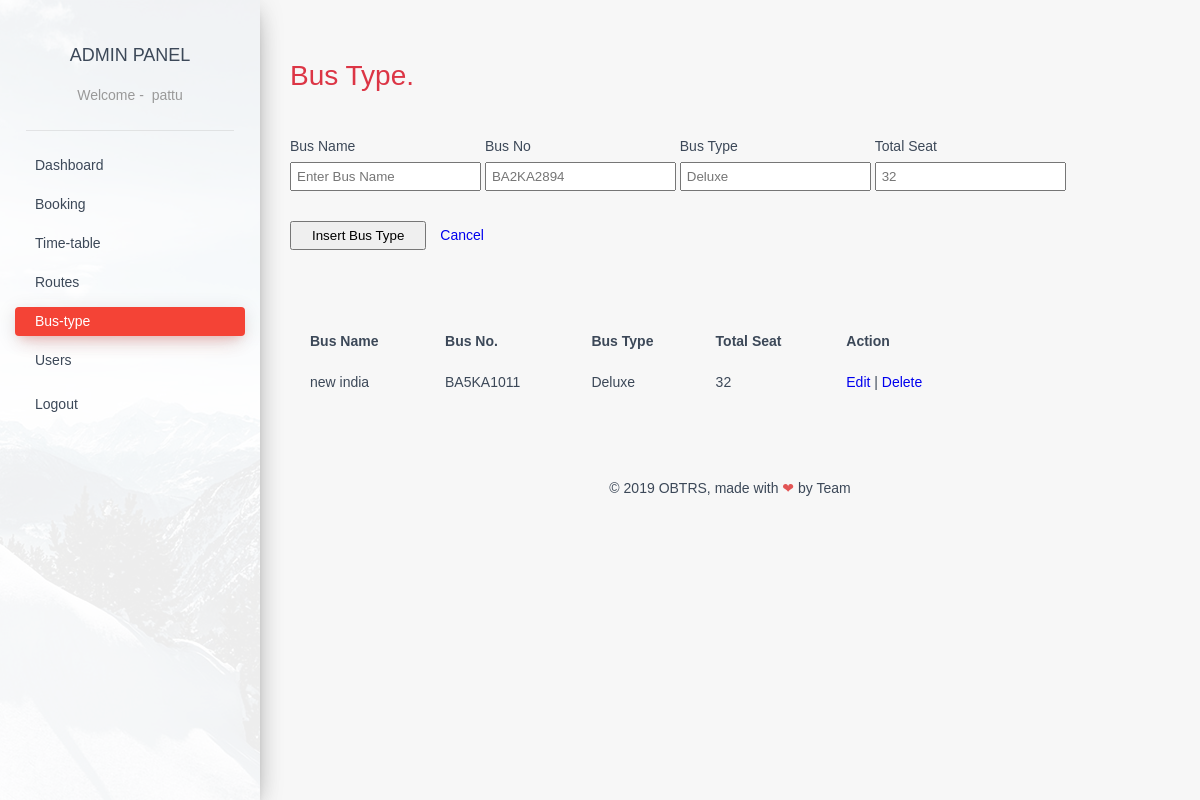
Page /admin/adminpanel/bus-type.php (signed in) on the committed database.
### tables this page shows
CREATE TABLE `bus_detail` (
  `bus_no` varchar(25) NOT NULL,
  `bus_type` varchar(50) NOT NULL,
  `total_seat` int(11) NOT NULL,
  `bus_name` varchar(100) NOT NULL DEFAULT 'new india',
  `staus` int(2) NOT NULL DEFAULT 1
);

### admin/adminpanel/bus-type.php (the view, shortened to what this page needs)
<?php
    include_once '../dbconnect.php';
?>
<!DOCTYPE html>
<html lang="en" class="js csstransitions">
<head>
    <link rel="stylesheet" href="adminpanel-assets/css/style.css" />
    <link rel="stylesheet" href="adminpanel-assets/css/normalize.css" />
</head>
<body>
    <div class="wrapper">
        <div class="sidebar" data-color="red" data-image="../assets/img/sidebar-1.jpg">
            <div class="logo"> <a href="#" class="simple-text">
                    Admin Panel
                    </a>
                    <?php
                        if (isset($_SESSION['usr_id'])) { ?>
                            <span data-hover="Welcome">Welcome - &nbsp;<?php echo $_SESSION['usr_name']; ?>
                            <?php } else { ?>
                            <span data-hover="Welcome">Welcome
                                </span>
                    <?php } ?>
                </span>
            </div>
            <?php
                include 'side-menu.php';
            ?>
            <div class="sidebar-background" style="background-image: url(../admin/assets/img/sidebar-1.jpg);"></div>
        </div>
        <div class="main-panel ps-container ps-theme-default ps-active-y">
            <div class="content">
                <div class="container-fluid">
                    <div class="row" style="margin: 25px 0;">
                        <h1 class="text-danger"> Bus Type.</h1>
            <?php
                if (isset( $_SESSION['user_type'] )) {
                    if($_SESSION['user_type'] == 'admin'){
            ?>
						<form action="<?php echo $_SERVER['PHP_SELF']; ?>" method="post" class="bus_type">
                        <div class="input-group">
                                <label for="busNo" class="required">Bus Name</label>
                                <input type="text" name="bus_name" placeholder="Enter Bus Name" required="required"/>
                            </div>
                            <div class="input-group">
                                <label for="busNo" class="required">Bus No</label>
                                <input type="text" name="busNo" placeholder="BA2KA2894" required="required"/>
                            </div>
                            <div class="input-group">
                                <label for="busType" class="required">Bus Type</label>
                                <input type="text" name="busType" placeholder="Deluxe" required="required"/>
                            </div>
                            <div class="input-group">
                                <label for="totalSeat" class="required">Total Seat</label>
                                <input type="text" name="totalSeat" placeholder="32" required="required"/>
                            </div>
                            <div class="input-group" style="display: block;">
                                <input type="submit" name="insert-bus"value="Insert Bus Type">
                                <a href="bus-type.php" style="margin-left: 10px;">Cancel</a>
                            </div>
                            <br>
                        </form>
            <?php
                    }
                }
            ?>
					</div>
                    <div class="row" style="margin: 25px 0;">
                        <table border="0" cellpadding="0" cellspacing="20" style="margin: 5px 0;">
                            <thead style="text-align: left;">
                                <tr>
                                    <th>Bus Name</th>
                                    <th>Bus No.</th>
                                    <th>Bus Type</th>
                                    <th>Total Seat</th>
                                    <?php
                                        if (isset( $_SESSION['user_type'] )) {
                                            if($_SESSION['user_type'] == 'admin'){
                                                echo "<th>Action</th>";
                                            }
                                        }
                                    ?>
                                </tr>
                            </thead>
                        <?php
                            $sql = "SELECT * from `bus_detail`";
                            $run = mysqli_query($con,$sql);
                            $rows = mysqli_num_rows($run);
                            if($rows>0){
                                while($data = mysqli_fetch_object($run)){
                                    echo "<td>".$data -> bus_name."</td>";
                                    echo "<td>".$data -> bus_no."</td>";
                                    echo "<td>".$data -> bus_type."</td>";
                                    echo "<td>".$data -> total_seat."</td>";
                                    if (isset( $_SESSION['user_type'] )) {
                                        if($_SESSION['user_type'] == 'admin'){
                                            echo "<td><a href = bus_type_edit.php?bus_no=".$data -> bus_no."> Edit </a> |
                                            <a href = bus_type_delete.php?bus_no=".$data -> bus_no."> Delete </a></td>";
                                        }
                                    }
                                }
                            }
                            else{
                                    echo "No data found <br/>";
                                }
                        ?>
                        </table>
					</div>
                </div>
            </div>
            <?php
                include 'footer.php';
            ?>
        </div>
    </div>
</body>
</html>

### admin/adminpanel/adminpanel-assets/css/style.css (style rules this page uses)
* { margin: 0; padding: 0; }
* { -webkit-box-sizing: border-box; box-sizing: border-box; }
body { background: #f7f7f7; font-size: 14px; color: #3C4858; }
.js.csstransitions body { opacity: 0; -webkit-transition: opacity 0.3s linear; -moz-transition: opacity 0.3s linear 0s; -o-transition: opacity 0.3s linear 0s; transition: opacity 0.3s linear 0s; }
.js body.loaded { opacity: 1; }
a { background-color: transparent; -webkit-transition: all 200ms linear; -moz-transition: all 200ms linear; -o-transition: all 200ms linear; -ms-transition: all 200ms linear; transition: all 200ms linear; }
a, a:link, a:active, a:visited { outline: none; border: 0; text-decoration: none; }
body, h1, h2, h3, h4, h5, h6, .h1, .h2, .h3, .h4 { font-family: 'Montserrat', sans-serif; font-weight: 300; line-height: 1.5em; }
.text-danger { color: #dc3545!important }
.wrapper { position: relative; top: 0; height: 100vh; }
form label { display: block; margin-top: 5px; margin-bottom: 5px; }
form .input-group { margin: 15px 0; }
form.insert_route .input-group, form.bus_type .input-group { display: inline-block; }
form input { padding: 5px; }
form input[type="submit"] { padding: 5px 20px; cursor: pointer; }
.content table { width: 80%; }
.main-panel>.content { padding: 25px; }
span { color: #999; }
.sidebar, .off-canvas-sidebar { position: fixed; top: 0; bottom: 0; left: 0; z-index: 1; box-shadow: 0 10px 30px -12px rgba(0, 0, 0, 0.42), 0 4px 25px 0px rgba(0, 0, 0, 0.12), 0 8px 10px -5px rgba(0, 0, 0, 0.2); }
.sidebar::after, .sidebar::before, .off-canvas-sidebar::after, .off-canvas-sidebar::before { display: block; content: ""; position: absolute; width: 100%; height: 100%; top: 0; left: 0; z-index: 2; }
.sidebar::before, .off-canvas-sidebar::before { opacity: .33; }
.sidebar::after, .off-canvas-sidebar::after { z-index: 3; opacity: 1; }
.sidebar[data-image]::after, .sidebar.has-image::after, .off-canvas-sidebar[data-image]::after, .off-canvas-sidebar.has-image::after { opacity: .77; }
.sidebar .logo, .off-canvas-sidebar .logo { position: relative; padding: 25px 15px; z-index: 4; text-align: center; }
.sidebar .logo .simple-text, .off-canvas-sidebar .logo .simple-text { text-transform: uppercase; padding: 15px 0px; display: block; font-size: 18px; color: #3C4858; text-align: center; font-weight: 400; line-height: 30px; }
.sidebar .logo::after, .off-canvas-sidebar .logo::after { content: ''; position: absolute; bottom: 0; right: 10%; height: 1px; width: 80%; background-color: rgba(180, 180, 180, 0.3); }
.sidebar .sidebar-background, .off-canvas-sidebar .sidebar-background { position: absolute; z-index: 1; height: 100%; width: 100%; display: block; top: 0; left: 0; background-size: cover; background-position: center center; }
.sidebar .sidebar-background::after, .off-canvas-sidebar .sidebar-background::after { position: absolute; z-index: 3; width: 100%; height: 100%; content: ""; display: block; background: #FFFFFF; opacity: .93; }
.ps-container { -ms-touch-action: auto; touch-action: auto; -ms-overflow-style: none; }
.main-panel { position: relative; float: right; width: calc(100% - 260px); -webkit-transition: all 0.33s cubic-bezier(0.685, 0.0473, 0.346, 1); -moz-transition: all 0.33s cubic-bezier(0.685, 0.0473, 0.346, 1); -o-transition: all 0.33s cubic-bezier(0.685, 0.0473, 0.346, 1); -ms-transition: all 0.33s cubic-bezier(0.685, 0.0473, 0.346, 1); transition: all 0.33s cubic-bezier(0.685, 0.0473, 0.346, 1); max-height: 100%; }
.main-panel>.content { margin-top: 0px; padding: 30px 15px; min-height: calc(100% - 123px); }
.container-fluid { padding-right: 15px; padding-left: 15px; margin-right: auto; margin-left: auto; }

### rows in the picture
bus_detail: bus_name "new india", bus_no "BA5KA1011", bus_type "Deluxe", total_seat "32"

### other values in the picture
$_SESSION['usr_name'] "pattu"
